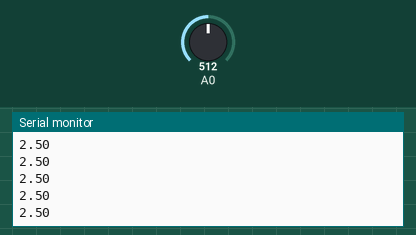
This sketch was run on a simulated Arduino Uno, built with avr-gcc and run on an emulated ATmega328P. Shown: the last lines printed to the serial monitor. The inputs (shaded band) are chosen by the test bench; at power-on: A0 = 512.

Above: at 1.2 s.
1.3 s: A0 set to 716
At 2.3 s:
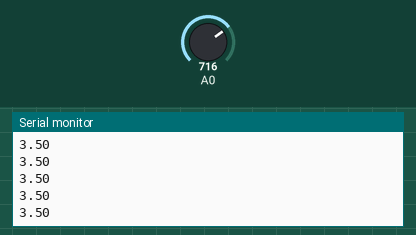
2.8 s: A0 set to 900
At 3.7 s:
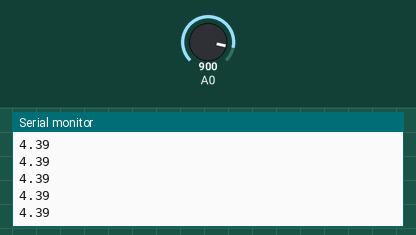
Timing chart, 0 to 5.8 s (numbered marks = the images above; inputs shaded):
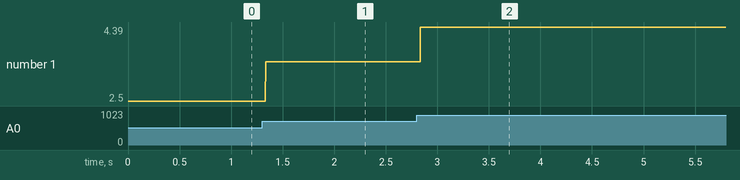

The sketch:

TestGiro3.pde
```cpp
#include "Giroscopio.h"

#define gyroXpin 0
#define gyroYpin 1
#define gyroZpin 2

Giroscopio gyro[3];

unsigned long time1;
unsigned long time;
void setup(){
  Serial.begin(19200);
  //setting gyro pin, automagigally they calibration
  gyro[0].setPin(gyroXpin);
  //  gyro[1].setPin(gyroYpin);
  //  gyro[2].setPin(gyroZpin);
  time = time1 = micros();
}

unsigned long time2;
long loopNumber=0;

float angle=0;

void loop(){
  time2=micros();
  gyro[0].update(time2-time);
  //  gyro[1].update();
  //  gyro[2].update();
  time1=time2;
/*
  angle*=gyro[0].leggi();
  loopNumber++;

  while (angle < 0)
    angle += 360;
  while (angle >= 360)
    angle -= 360;

  if (time2-time>1000000L){
    //Serial.print("X Y Z:");
    Serial.print( gyro[0].leggi() );

     Serial.print(" ");
     Serial.print( gyro[1].leggi() );
     Serial.print(" ");
     Serial.print( gyro[2].leggi() );

    Serial.println();
    Serial.print( "loop number" );
    Serial.print( loopNumber );
    Serial.print( " angle" );
    Serial.print( angle );
    Serial.println();
    loopNumber=0;
    time=micros();
  }
*/
}
```

Giroscopio.cpp
```cpp
#import "Giroscopio.h"

#define GYRO_VOLTAGE 5.0        //Gyro is running at 5V
#define GYRO_ZERO_VOLTAGE 1.35  //Gyro is zeroed at 1.35V
#define GYRO_SENSIVITY 0.00067 //Our example gyro is 0.67mV/deg/sec
#define rotationThreshold 1.0   //Minimum deg/sec to keep track of - helps with gyro drifting
#define readError GYRO_VOLTAGE/1024.0

void Giroscopio::setPin(int pin){
  gyro=0;
  gyroPin=pin;
}

float Giroscopio::leggi(){
  return gyro;
}

void Giroscopio::update(unsigned long deltaTmicros){

  gyro = (analogRead(gyroPin) * GYRO_VOLTAGE) / 1024.0;
  Serial.println(gyro);
  gyro -= GYRO_ZERO_VOLTAGE;

  if (gyro<=readError && gyro>=-readError){
    gyro=0;
  }

  gyro /= GYRO_SENSIVITY;

  float gyroRateTime=0;
  if (gyro >= rotationThreshold || gyro <= -rotationThreshold) {
    gyroRateTime = gyro/( 1000000.0/deltaTmicros );
  }
  gyro = gyroRateTime;
}
```

Giroscopio.h
```cpp
#ifndef Giroscopio_h
#define Giroscopio_h

#include "WProgram.h"

class Giroscopio{
  public:
  void setPin(int);
  float leggi();
  void update(unsigned long);
  private:
  int gyroPin;
  float gyro;
};
#endif
```

Measured:
- after the input at 1.3 s, the serial monitor: prints a new line at once (image 1)
- after the input at 2.8 s, the serial monitor: prints a new line at once (image 2)
- plotted number 1: 2.5 → 3.5 after the input at 1.3 s, 3.5 → 4.39 after the input at 2.8 s
